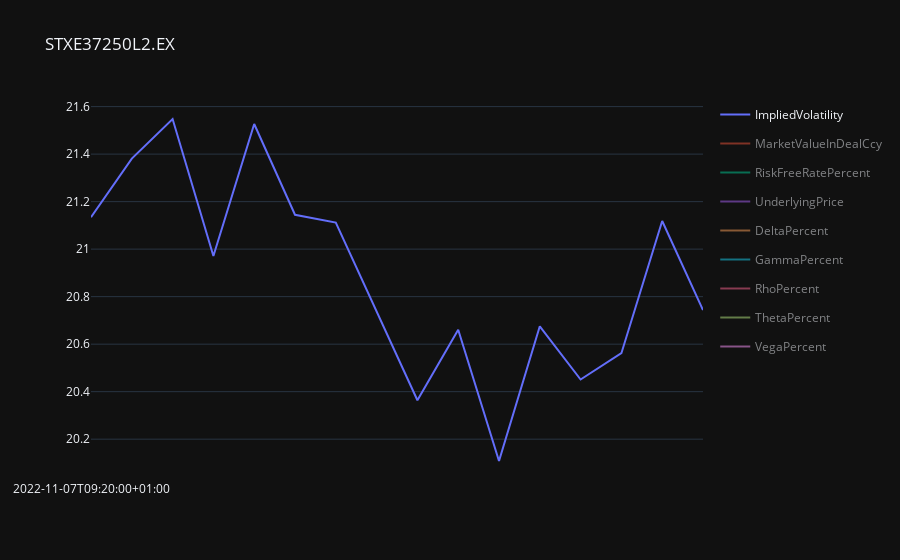

The cell this chart's notebook holds for it:
### Code cell
# ImpVolatilityCalcIPA(
#     x=15,  # Number of days after which we start searching for Options' Expiries
#     dateBack=3,  # Number of business days for which the chart will show data
#     indexUnderlying=".STOXX50E",  # ".SPX" or ".STOXX50E"
#     callOrPut='Call',
#     simpleGraph=False,
#     AtOptionTradeOnly=True)

### Figure 1 — Plotly figure (JSON) as saved in the notebook; plotly's stock layout.template omitted (floating-point values rounded to 4 significant figures)
{"data": [{"hovertemplate": "variable=ImpliedVolatility<br>index=%{x}<br>value=%{y}<extra></extra>", "legendgroup": "ImpliedVolatility", "line": {"color": "#636efa", "dash": "solid"}, "marker": {"symbol": "circle"}, "mode": "lines", "name": "ImpliedVolatility", "orientation": "v", "showlegend": true, "type": "scatter", "visible": true, "x": ["2022-11-07T09:20:00+01:00", "2022-11-07T10:00:00+01:00", "2022-11-07T10:30:00+01:00", "2022-11-07T13:50:00+01:00", "2022-11-07T14:00:00+01:00", "2022-11-07T15:30:00+01:00", "2022-11-07T15:40:00+01:00", "2022-11-07T17:20:00+01:00", "2022-11-08T13:50:00+01:00", "2022-11-08T14:20:00+01:00", "2022-11-08T14:30:00+01:00", "2022-11-08T15:30:00+01:00", "2022-11-08T15:50:00+01:00", "2022-11-08T17:20:00+01:00", "2022-11-09T09:10:00+01:00", "2022-11-09T13:50:00+01:00"], "xaxis": "x", "y": [21.13, 21.38, 21.55, 20.97, 21.53, 21.14, 21.11, 20.74, 20.36, 20.66, 20.11, 20.68, 20.45, 20.56, 21.12, 20.74], "yaxis": "y"}, {"hovertemplate": "variable=MarketValueInDealCcy<br>index=%{x}<br>value=%{y}<extra></extra>", "legendgroup": "MarketValueInDealCcy", "line": {"color": "#EF553B", "dash": "solid"}, "marker": {"symbol": "circle"}, "mode": "lines", "name": "MarketValueInDealCcy", "orientation": "v", "showlegend": true, "type": "scatter", "visible": "legendonly", "x": ["2022-11-07T09:20:00+01:00", "2022-11-07T10:00:00+01:00", "2022-11-07T10:30:00+01:00", "2022-11-07T13:50:00+01:00", "2022-11-07T14:00:00+01:00", "2022-11-07T15:30:00+01:00", "2022-11-07T15:40:00+01:00", "2022-11-07T17:20:00+01:00", "2022-11-08T13:50:00+01:00", "2022-11-08T14:20:00+01:00", "2022-11-08T14:30:00+01:00", "2022-11-08T15:30:00+01:00", "2022-11-08T15:50:00+01:00", "2022-11-08T17:20:00+01:00", "2022-11-09T09:10:00+01:00", "2022-11-09T13:50:00+01:00"], "xaxis": "x", "y": [83.4, 94.9, 94.7, 93.9, 94.4, 88.7, 89.2, 89.6, 93.9, 95.1, 94.2, 95.4, 96.8, 104, 105.6, 96.5], "yaxis": "y"}, {"hovertemplate": "variable=RiskFreeRatePercent<br>index=%{x}<br>value=%{y}<extra></extra>", "legendgroup": "RiskFreeRatePercent", "line": {"color": "#00cc96", "dash": "solid"}, "marker": {"symbol": "circle"}, "mode": "lines", "name": "RiskFreeRatePercent", "orientation": "v", "showlegend": true, "type": "scatter", "visible": "legendonly", "x": ["2022-11-07T09:20:00+01:00", "2022-11-07T10:00:00+01:00", "2022-11-07T10:30:00+01:00", "2022-11-07T13:50:00+01:00", "2022-11-07T14:00:00+01:00", "2022-11-07T15:30:00+01:00", "2022-11-07T15:40:00+01:00", "2022-11-07T17:20:00+01:00", "2022-11-08T13:50:00+01:00", "2022-11-08T14:20:00+01:00", "2022-11-08T14:30:00+01:00", "2022-11-08T15:30:00+01:00", "2022-11-08T15:50:00+01:00", "2022-11-08T17:20:00+01:00", "2022-11-09T09:10:00+01:00", "2022-11-09T13:50:00+01:00"], "xaxis": "x", "y": [1.742, 1.742, 1.742, 1.742, 1.742, 1.742, 1.742, 1.742, 1.791, 1.791, 1.791, 1.791, 1.791, 1.791, 1.802, 1.802], "yaxis": "y"}, {"hovertemplate": "variable=UnderlyingPrice<br>index=%{x}<br>value=%{y}<extra></extra>", "legendgroup": "UnderlyingPrice", "line": {"color": "#ab63fa", "dash": "solid"}, "marker": {"symbol": "circle"}, "mode": "lines", "name": "UnderlyingPrice", "orientation": "v", "showlegend": true, "type": "scatter", "visible": "legendonly", "x": ["2022-11-07T09:20:00+01:00", "2022-11-07T10:00:00+01:00", "2022-11-07T10:30:00+01:00", "2022-11-07T13:50:00+01:00", "2022-11-07T14:00:00+01:00", "2022-11-07T15:30:00+01:00", "2022-11-07T15:40:00+01:00", "2022-11-07T17:20:00+01:00", "2022-11-08T13:50:00+01:00", "2022-11-08T14:20:00+01:00", "2022-11-08T14:30:00+01:00", "2022-11-08T15:30:00+01:00", "2022-11-08T15:50:00+01:00", "2022-11-08T17:20:00+01:00", "2022-11-09T09:10:00+01:00", "2022-11-09T13:50:00+01:00"], "xaxis": "x", "y": [3691.0, 3713.0, 3711.0, 3715.0, 3711.0, 3703.0, 3704.0, 3709.0, 3721.0, 3720.0, 3724.0, 3721.0, 3726.0, 3738.0, 3736.0, 3722.0], "yaxis": "y"}, {"hovertemplate": "variable=DeltaPercent<br>index=%{x}<br>value=%{y}<extra></extra>", "legendgroup": "DeltaPercent", "line": {"color": "#FFA15A", "dash": "solid"}, "marker": {"symbol": "circle"}, "mode": "lines", "name": "DeltaPercent", "orientation": "v", "showlegend": true, "type": "scatter", "visible": "legendonly", "x": ["2022-11-07T09:20:00+01:00", "2022-11-07T10:00:00+01:00", "2022-11-07T10:30:00+01:00", "2022-11-07T13:50:00+01:00", "2022-11-07T14:00:00+01:00", "2022-11-07T15:30:00+01:00", "2022-11-07T15:40:00+01:00", "2022-11-07T17:20:00+01:00", "2022-11-08T13:50:00+01:00", "2022-11-08T14:20:00+01:00", "2022-11-08T14:30:00+01:00", "2022-11-08T15:30:00+01:00", "2022-11-08T15:50:00+01:00", "2022-11-08T17:20:00+01:00", "2022-11-09T09:10:00+01:00", "2022-11-09T13:50:00+01:00"], "xaxis": "x", "y": [0.4587, 0.4937, 0.4908, 0.4961, 0.4901, 0.4766, 0.4787, 0.4851, 0.5047, 0.5043, 0.5094, 0.5051, 0.5128, 0.5336, 0.5303, 0.5076], "yaxis": "y"}, {"hovertemplate": "variable=GammaPercent<br>index=%{x}<br>value=%{y}<extra></extra>", "legendgroup": "GammaPercent", "line": {"color": "#19d3f3", "dash": "solid"}, "marker": {"symbol": "circle"}, "mode": "lines", "name": "GammaPercent", "orientation": "v", "showlegend": true, "type": "scatter", "visible": "legendonly", "x": ["2022-11-07T09:20:00+01:00", "2022-11-07T10:00:00+01:00", "2022-11-07T10:30:00+01:00", "2022-11-07T13:50:00+01:00", "2022-11-07T14:00:00+01:00", "2022-11-07T15:30:00+01:00", "2022-11-07T15:40:00+01:00", "2022-11-07T17:20:00+01:00", "2022-11-08T13:50:00+01:00", "2022-11-08T14:20:00+01:00", "2022-11-08T14:30:00+01:00", "2022-11-08T15:30:00+01:00", "2022-11-08T15:50:00+01:00", "2022-11-08T17:20:00+01:00", "2022-11-09T09:10:00+01:00", "2022-11-09T13:50:00+01:00"], "xaxis": "x", "y": [0.001595, 0.001575, 0.001564, 0.001605, 0.001565, 0.001595, 0.001597, 0.001625, 0.001651, 0.001627, 0.00167, 0.001626, 0.001641, 0.001621, 0.00158, 0.00162], "yaxis": "y"}, {"hovertemplate": "variable=RhoPercent<br>index=%{x}<br>value=%{y}<extra></extra>", "legendgroup": "RhoPercent", "line": {"color": "#FF6692", "dash": "solid"}, "marker": {"symbol": "circle"}, "mode": "lines", "name": "RhoPercent", "orientation": "v", "showlegend": true, "type": "scatter", "visible": "legendonly", "x": ["2022-11-07T09:20:00+01:00", "2022-11-07T10:00:00+01:00", "2022-11-07T10:30:00+01:00", "2022-11-07T13:50:00+01:00", "2022-11-07T14:00:00+01:00", "2022-11-07T15:30:00+01:00", "2022-11-07T15:40:00+01:00", "2022-11-07T17:20:00+01:00", "2022-11-08T13:50:00+01:00", "2022-11-08T14:20:00+01:00", "2022-11-08T14:30:00+01:00", "2022-11-08T15:30:00+01:00", "2022-11-08T15:50:00+01:00", "2022-11-08T17:20:00+01:00", "2022-11-09T09:10:00+01:00", "2022-11-09T13:50:00+01:00"], "xaxis": "x", "y": [1.632, 1.762, 1.75, 1.773, 1.748, 1.699, 1.707, 1.733, 1.808, 1.805, 1.827, 1.808, 1.838, 1.917, 1.902, 1.818], "yaxis": "y"}, {"hovertemplate": "variable=ThetaPercent<br>index=%{x}<br>value=%{y}<extra></extra>", "legendgroup": "ThetaPercent", "line": {"color": "#B6E880", "dash": "solid"}, "marker": {"symbol": "circle"}, "mode": "lines", "name": "ThetaPercent", "orientation": "v", "showlegend": true, "type": "scatter", "visible": "legendonly", "x": ["2022-11-07T09:20:00+01:00", "2022-11-07T10:00:00+01:00", "2022-11-07T10:30:00+01:00", "2022-11-07T13:50:00+01:00", "2022-11-07T14:00:00+01:00", "2022-11-07T15:30:00+01:00", "2022-11-07T15:40:00+01:00", "2022-11-07T17:20:00+01:00", "2022-11-08T13:50:00+01:00", "2022-11-08T14:20:00+01:00", "2022-11-08T14:30:00+01:00", "2022-11-08T15:30:00+01:00", "2022-11-08T15:50:00+01:00", "2022-11-08T17:20:00+01:00", "2022-11-09T09:10:00+01:00", "2022-11-09T13:50:00+01:00"], "xaxis": "x", "y": [-1.323, -1.352, -1.362, -1.327, -1.36, -1.332, -1.331, -1.309, -1.292, -1.311, -1.277, -1.312, -1.299, -1.306, -1.342, -1.317], "yaxis": "y"}, {"hovertemplate": "variable=VegaPercent<br>index=%{x}<br>value=%{y}<extra></extra>", "legendgroup": "VegaPercent", "line": {"color": "#FF97FF", "dash": "solid"}, "marker": {"symbol": "circle"}, "mode": "lines", "name": "VegaPercent", "orientation": "v", "showlegend": true, "type": "scatter", "visible": "legendonly", "x": ["2022-11-07T09:20:00+01:00", "2022-11-07T10:00:00+01:00", "2022-11-07T10:30:00+01:00", "2022-11-07T13:50:00+01:00", "2022-11-07T14:00:00+01:00", "2022-11-07T15:30:00+01:00", "2022-11-07T15:40:00+01:00", "2022-11-07T17:20:00+01:00", "2022-11-08T13:50:00+01:00", "2022-11-08T14:20:00+01:00", "2022-11-08T14:30:00+01:00", "2022-11-08T15:30:00+01:00", "2022-11-08T15:50:00+01:00", "2022-11-08T17:20:00+01:00", "2022-11-09T09:10:00+01:00", "2022-11-09T13:50:00+01:00"], "xaxis": "x", "y": [4.656, 4.707, 4.704, 4.71, 4.704, 4.687, 4.69, 4.699, 4.717, 4.716, 4.719, 4.717, 4.721, 4.722, 4.723, 4.718], "yaxis": "y"}], "layout": {"autosize": true, "title": {"text": "STXE37250L2.EX"}, "xaxis": {"autorange": true, "range": [0, 15], "tickmode": "array", "ticktext": ["2022-11-07T09:20:00+01:00"], "tickvals": [0], "type": "category"}, "yaxis": {"autorange": true, "range": [20.03, 21.63], "type": "linear"}}}
